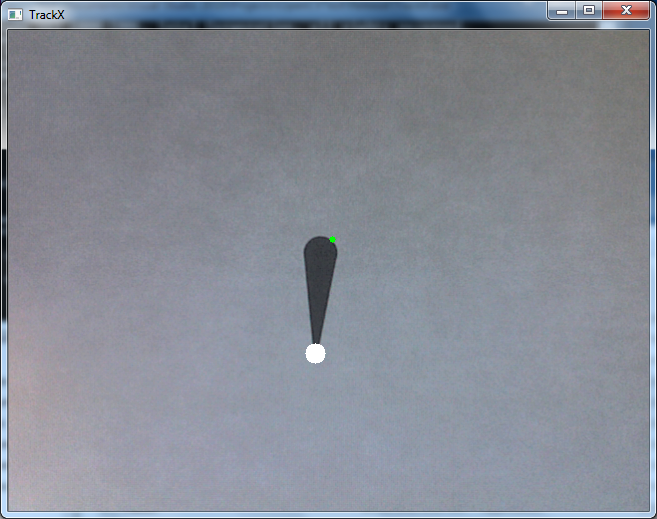
//> input picture trackxy pointer.png, 657 x 519 px, given in place of the camera
$ ./lkdemo   (built with g++ and OpenCV 4)
//> lines starting //> are read from the running program, lines starting //| are printed output that depends on the picture
#include <opencv2/video/tracking.hpp>
#include <opencv2/imgproc.hpp>
#include <opencv2/highgui.hpp>
#include <opencv2/videoio.hpp>

#include <iostream>
#include <fstream>
#include <iomanip>
#include <ctype.h>
#include <chrono>
#include <vector>
#include <string>
#include <ctime>

using namespace cv;
using namespace std;

static void help()
{
    // print a welcome message and the OpenCV version
    cout << "\nTrackX tracks and logs the X (horizontal) and Y (vertical) coordinates of a selected point over time.\n"
        "(Y increases from top to bottom)\n"
        "It is built with OpenCV version " << CV_VERSION <<
        "   and is based on its demo of Lukas-Kanade optical flow (lkdemo.cpp)\n"
        "These are used under BSD license and are\n"
        "Copyright (C) 2000-2006, Intel Corporation, all rights reserved.\n"
        "Adapted for logging motion of a point (while tracking two auxillary points)\n"
        "   by Liam Gray with input from Bill Murphy and Simon Tang.\n"
        "Enhancements (c) 2012 Liam D. Gray\n"
        "   under BSD license.\n"
        "Third party copyrights are property of their respective owners.\n"
        << endl;

    cout << "Usage: trackx <camera number> <outputfilename>\n"
        "where <camera number> is:\n"
        "\t0 (usually a built-in webcam),\n"
        "\t1 (usually a USB camera),\n"
        "\t2, etc."
        << endl;

    cout << "\nControls: \n"
            "\tEsc - quit the program\n"
            "\tMouse-click - auto-initialize (or re-initialize) tracking and mark a new segment\n"
            "The primary point being tracked will be marked in red.\n" << endl;
}

Point2f point;
bool addRemovePt = false;

int clickcount = 0;
bool needToInit = false;
std::chrono::time_point<std::chrono::steady_clock> t1;

static void onMouse( int event, int x, int y, int /*flags*/, void* /*param*/ )
{
    if( event == EVENT_LBUTTONDOWN )
    {
        clickcount++;
        needToInit = true;
    }
}

int main(int argc, char** argv)
{
    double elapsedTime = 0, lastElapsedTime = 0;
    string filename;
    int camnumber;

    help();

    if (argc >= 2 && isdigit(argv[1][0])) { // second argument is camera number
        camnumber = argv[1][0] - '0';
    } else {
        cout << "Enter camera number: ";
        cin >> camnumber;
//> the answer given: 3
        cout << endl;
    }

    if (argc >= 3) { // third argument is filename to write
        filename = argv[2];
    } else {
        cout << "Enter name for new output file to be written (a .csv extension will be added): ";
        cin >> filename;
//> the answer given: trackxy pointer.png
        filename += ".csv";
        cout << endl;
    }

    VideoCapture cap;
    TermCriteria termcrit(TermCriteria::COUNT|TermCriteria::EPS,20,0.03);
    Size subPixWinSize(10,10), winSize(31,31);

    const int MAX_COUNT = 3;
    needToInit = false;
    bool nightMode = false;

    cap.open(camnumber);
    if( !cap.isOpened() )
    {
        cout << "Could not initialize capturing...\n";
        return -1;
    }

    ofstream outfile (filename, ios::out);
    if (!outfile.is_open()) {
        cout << "Could not open file for output: " << filename << endl;
        return -1;
    }

    auto now = std::chrono::system_clock::now();
    std::time_t now_time = std::chrono::system_clock::to_time_t(now);

    outfile << "samplenumber, millseconds, x, y, numclicks, comments or notes" << endl;
    outfile << "0, 0, 0, 0, 0, camera number is " << camnumber << endl;
    outfile << "0, 0, 0, 0, 0, output filename is " << filename << endl;
    outfile << "0, 0, 0, 0, 0, start date / local time is " << std::ctime(&now_time);

    namedWindow( "TrackX", 1 );
    setMouseCallback( "TrackX", onMouse, 0 );

    Mat gray, prevGray, image;
    vector<Point2f> points[2];

    int samplenumber = 0;

    for(;;)
    {
        Mat frame;
        cap >> frame;
//> frame is the input picture: 519 rows x 657 cols, CV_8UC3; mean B, G, R 149.2, 138.9, 134.2
        if( frame.empty() )
            break;

        int copyOfClickCount = clickcount;
        if (1 == copyOfClickCount && samplenumber == 0) {
            t1 = std::chrono::steady_clock::now();
        }

        if (copyOfClickCount > 0) {
            samplenumber++;
        }

        auto t2 = std::chrono::steady_clock::now();

        frame.copyTo(image);
        cvtColor(image, gray, COLOR_BGR2GRAY);
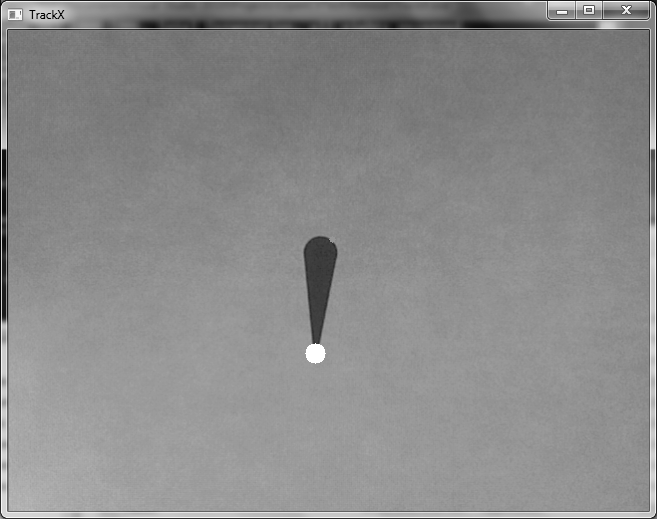
//> gray: 519 rows x 657 cols, CV_8UC1; min 0, max 255, mean 138.6

        if( nightMode )
            image = Scalar::all(0);

        bool copyOfneedToInit = needToInit;
        if( copyOfneedToInit )
        {
            goodFeaturesToTrack(gray, points[1], MAX_COUNT, 0.01, 10, Mat(), 3, false, 0.04);
            cornerSubPix(gray, points[1], subPixWinSize, Size(-1,-1), termcrit);
            addRemovePt = false;
            needToInit = false;
        }
        else if( !points[0].empty() )
        {
            vector<uchar> status;
            vector<float> err;
            if(prevGray.empty())
                gray.copyTo(prevGray);
            calcOpticalFlowPyrLK(prevGray, gray, points[0], points[1], status, err, winSize,
                                 3, termcrit, 0, 0.001);
            size_t i, k;

            for( i = k = 0; i < points[1].size(); i++ )
            {
                if( addRemovePt )
                {
                    if( norm(point - points[1][i]) <= 5 )
                    {
                        addRemovePt = false;
                        continue;
                    }
                }

                if( !status[i] )
                    continue;

                points[1][k++] = points[1][i];
                circle( image, points[1][i], 3, Scalar(0,255,0), -1, 8);
            }
            points[1].resize(k);
            if (points[1].size() >= 1) {
                circle( image, points[1][0],  3, Scalar(  0,  0,255), -1, 8);
                circle( image, points[1][0], 10, Scalar(255,255,255), -1, 8);

                if (copyOfClickCount > 0) {
                    elapsedTime = std::chrono::duration_cast<std::chrono::milliseconds>(t2 - t1).count();
                } else {
                    elapsedTime = 0;
                }

                if (elapsedTime < 0) {
                    elapsedTime = lastElapsedTime;
                }
                lastElapsedTime = elapsedTime;

                outfile << samplenumber << "," << (int) elapsedTime << ","
                    << (int) points[1][0].x << "," << (int) points[1][0].y << "," << clickcount << endl;
            }
        }

        if( addRemovePt && points[1].size() < (size_t)MAX_COUNT )
        {
            vector<Point2f> tmp;
            tmp.push_back(point);
            cornerSubPix( gray, tmp, winSize, Size(-1,-1), termcrit);
            points[1].push_back(tmp[0]);
            addRemovePt = false;
        }

        imshow("TrackX", image);

        char c = (char)waitKey(10);
//> the left mouse button is pressed and released at (164, 129)
//> the left mouse button is pressed and released at (492, 129)
//> the left mouse button is pressed and released at (492, 389)
//> the left mouse button is pressed and released at (164, 389)
//> the key 'n' is pressed
        if( c == 27 ) // Escape key
            break;
        switch( c )
        {
        case 'n':
            nightMode = !nightMode;
            break;
        default:
            ;
        }

        std::swap(points[1], points[0]);
        cv::swap(prevGray, gray);
    }
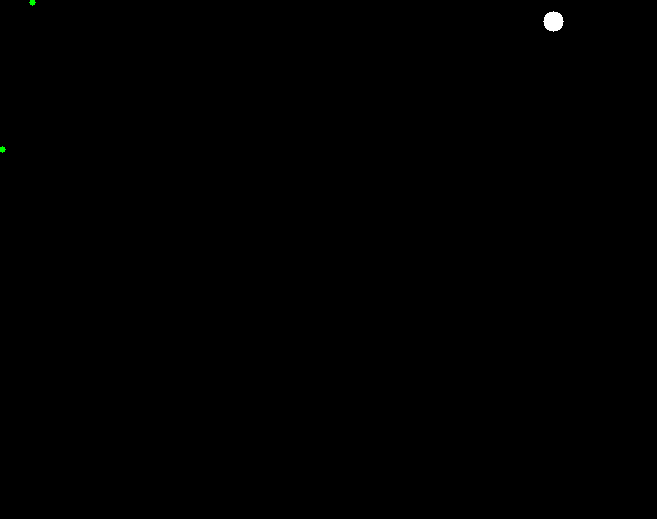
//> image: 519 rows x 657 cols, CV_8UC3; mean B, G, R 0.2, 0.3, 0.2

    outfile.close();
    return 0;
}
